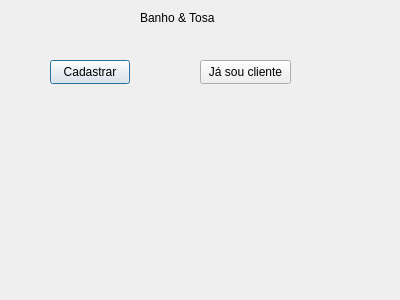
<?xml version="1.0" encoding="UTF-8"?>
<ui version="4.0">
 <class>Janela_Cadastro</class>
 <widget class="QDialog" name="Janela_Cadastro">
  <property name="geometry">
   <rect>
    <x>0</x>
    <y>0</y>
    <width>400</width>
    <height>300</height>
   </rect>
  </property>
  <property name="windowTitle">
   <string>Dialog</string>
  </property>
  <widget class="QLabel" name="label">
   <property name="geometry">
    <rect>
     <x>140</x>
     <y>10</y>
     <width>101</width>
     <height>16</height>
    </rect>
   </property>
   <property name="text">
    <string>Banho &amp; Tosa</string>
   </property>
  </widget>
  <widget class="QPushButton" name="pushButton">
   <property name="geometry">
    <rect>
     <x>50</x>
     <y>60</y>
     <width>80</width>
     <height>24</height>
    </rect>
   </property>
   <property name="text">
    <string>Cadastrar</string>
   </property>
  </widget>
  <widget class="QPushButton" name="pushButton_2">
   <property name="geometry">
    <rect>
     <x>200</x>
     <y>60</y>
     <width>91</width>
     <height>24</height>
    </rect>
   </property>
   <property name="text">
    <string>Já sou cliente</string>
   </property>
  </widget>
 </widget>
 <resources/>
 <connections/>
</ui>
